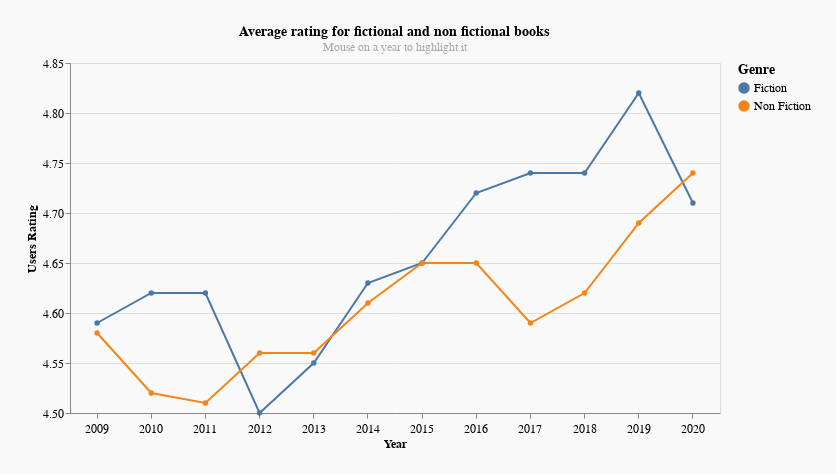

Notebook cell for this chart:
### Code cell
line_chart = alt.Chart().mark_line(point=True).encode(
    x = alt.X('Year:N'), 
    y = alt.Y('value:Q', title="Users Rating", scale = alt.Scale(
                  zero = False
              )),
    color = alt.Color('Genre:N'),
)

label = alt.selection_single(encodings=['x'], on='mouseover', nearest=True, empty='none')


final_chart = alt.layer(line_chart, 
    
    alt.Chart().mark_rule(color='#aaa').encode(
        x='Year:N'
    ).transform_filter(label),
    
    line_chart.mark_circle().encode(
        opacity=alt.condition(label, alt.value(1), alt.value(0))
    ).add_selection(label),

    line_chart.mark_text(align='left', dx=5, dy=-8, stroke='white', strokeWidth=2).encode(
        text='value:Q'
    ).transform_filter(label),

    line_chart.mark_text(align='left', dx=5, dy=-8).encode(
        text='value:Q'
    ).transform_filter(label),
    
    data=df_3_avprice
).properties(width = 650, 
              height = 350, 
              background = '#F9F9F9', 
              padding = 25,
              title={
              "text": ["Average rating for fictional and non fictional books"], 
              "subtitle": ["Mouse on a year to highlight it"],
              "color": "black",
              "subtitleColor": "darkgrey"
              }
             ).configure_axis(
                              gridWidth = 1,
                              titleFontSize = 12,
                              labelFontSize = 12
             ).configure_title(
                                fontSize = 14,
                                fontWeight = 'bold'
             ).configure_legend(
                                titleFontSize=14,
                                labelFontSize=12
             ).configure_axisX(labelPadding=5, 
                  labelAngle = 0,
                              )
final_chart

### Figure 1 — Vega-Lite specification as saved in the notebook (floating-point values rounded to 4 significant figures)
{"config": {"view": {"continuousWidth": 400, "continuousHeight": 300}, "axis": {"gridWidth": 1, "labelFontSize": 12, "titleFontSize": 12}, "axisX": {"labelAngle": 0, "labelPadding": 5}, "legend": {"labelFontSize": 12, "titleFontSize": 14}, "title": {"fontSize": 14, "fontWeight": "bold"}}, "layer": [{"mark": {"type": "line", "point": true}, "encoding": {"color": {"type": "nominal", "field": "Genre"}, "x": {"type": "nominal", "field": "Year"}, "y": {"type": "quantitative", "field": "value", "scale": {"zero": false}, "title": "Users Rating"}}}, {"mark": {"type": "rule", "color": "#aaa"}, "encoding": {"x": {"type": "nominal", "field": "Year"}}, "transform": [{"filter": {"selection": "selector002"}}]}, {"mark": "circle", "encoding": {"color": {"type": "nominal", "field": "Genre"}, "opacity": {"condition": {"value": 1, "selection": "selector002"}, "value": 0}, "x": {"type": "nominal", "field": "Year"}, "y": {"type": "quantitative", "field": "value", "scale": {"zero": false}, "title": "Users Rating"}}, "selection": {"selector002": {"type": "single", "encodings": ["x"], "on": "mouseover", "nearest": true, "empty": "none"}}}, {"mark": {"type": "text", "align": "left", "dx": 5, "dy": -8, "stroke": "white", "strokeWidth": 2}, "encoding": {"color": {"type": "nominal", "field": "Genre"}, "text": {"type": "quantitative", "field": "value"}, "x": {"type": "nominal", "field": "Year"}, "y": {"type": "quantitative", "field": "value", "scale": {"zero": false}, "title": "Users Rating"}}, "transform": [{"filter": {"selection": "selector002"}}]}, {"mark": {"type": "text", "align": "left", "dx": 5, "dy": -8}, "encoding": {"color": {"type": "nominal", "field": "Genre"}, "text": {"type": "quantitative", "field": "value"}, "x": {"type": "nominal", "field": "Year"}, "y": {"type": "quantitative", "field": "value", "scale": {"zero": false}, "title": "Users Rating"}}, "transform": [{"filter": {"selection": "selector002"}}]}], "background": "#F9F9F9", "data": {"name": "data-2681e1510b2027ac38ef60f8c3088de6"}, "height": 350, "padding": 25, "title": {"text": ["Average rating for fictional and non fictional books"], "subtitle": ["Mouse on a year to highlight it"], "color": "black", "subtitleColor": "darkgrey"}, "width": 650, "$schema": "https://vega.github.io/schema/vega-lite/v4.8.1.json", "datasets": {"data-2681e1510b2027ac38ef60f8c3088de6": [{"Year": 2009, "Genre": "Fiction", "value": 4.59}, {"Year": 2009, "Genre": "Non Fiction", "value": 4.58}, {"Year": 2010, "Genre": "Fiction", "value": 4.62}, {"Year": 2010, "Genre": "Non Fiction", "value": 4.52}, {"Year": 2011, "Genre": "Fiction", "value": 4.62}, {"Year": 2011, "Genre": "Non Fiction", "value": 4.51}, {"Year": 2012, "Genre": "Fiction", "value": 4.5}, {"Year": 2012, "Genre": "Non Fiction", "value": 4.56}, {"Year": 2013, "Genre": "Fiction", "value": 4.55}, {"Year": 2013, "Genre": "Non Fiction", "value": 4.56}, {"Year": 2014, "Genre": "Fiction", "value": 4.63}, {"Year": 2014, "Genre": "Non Fiction", "value": 4.61}, {"Year": 2015, "Genre": "Fiction", "value": 4.65}, {"Year": 2015, "Genre": "Non Fiction", "value": 4.65}, {"Year": 2016, "Genre": "Fiction", "value": 4.72}, {"Year": 2016, "Genre": "Non Fiction", "value": 4.65}, {"Year": 2017, "Genre": "Fiction", "value": 4.74}, {"Year": 2017, "Genre": "Non Fiction", "value": 4.59}, {"Year": 2018, "Genre": "Fiction", "value": 4.74}, {"Year": 2018, "Genre": "Non Fiction", "value": 4.62}, {"Year": 2019, "Genre": "Fiction", "value": 4.82}, {"Year": 2019, "Genre": "Non Fiction", "value": 4.69}, {"Year": 2020, "Genre": "Fiction", "value": 4.71}, {"Year": 2020, "Genre": "Non Fiction", "value": 4.74}]}}
